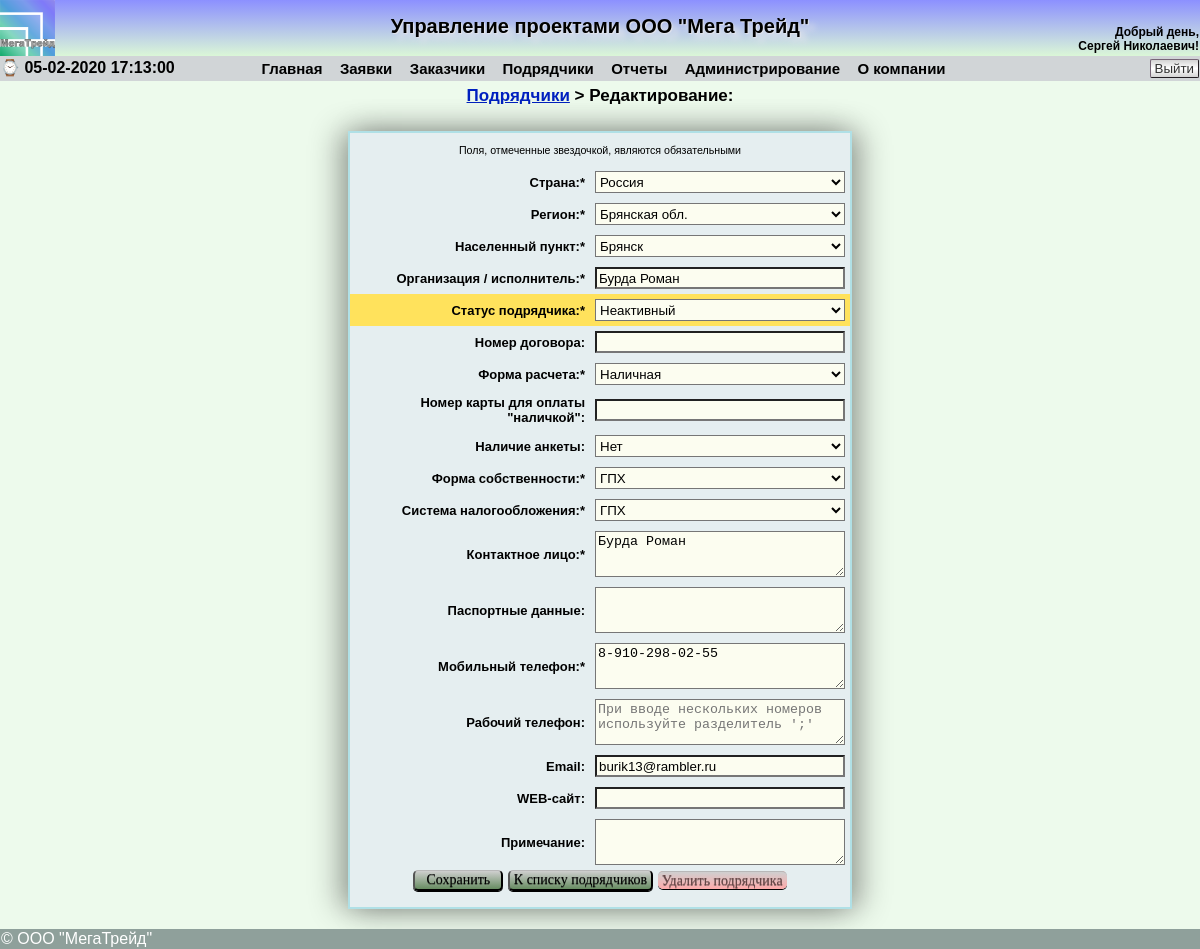
Before: /editcontr.php?edit=24 (signed in) with the older database file.
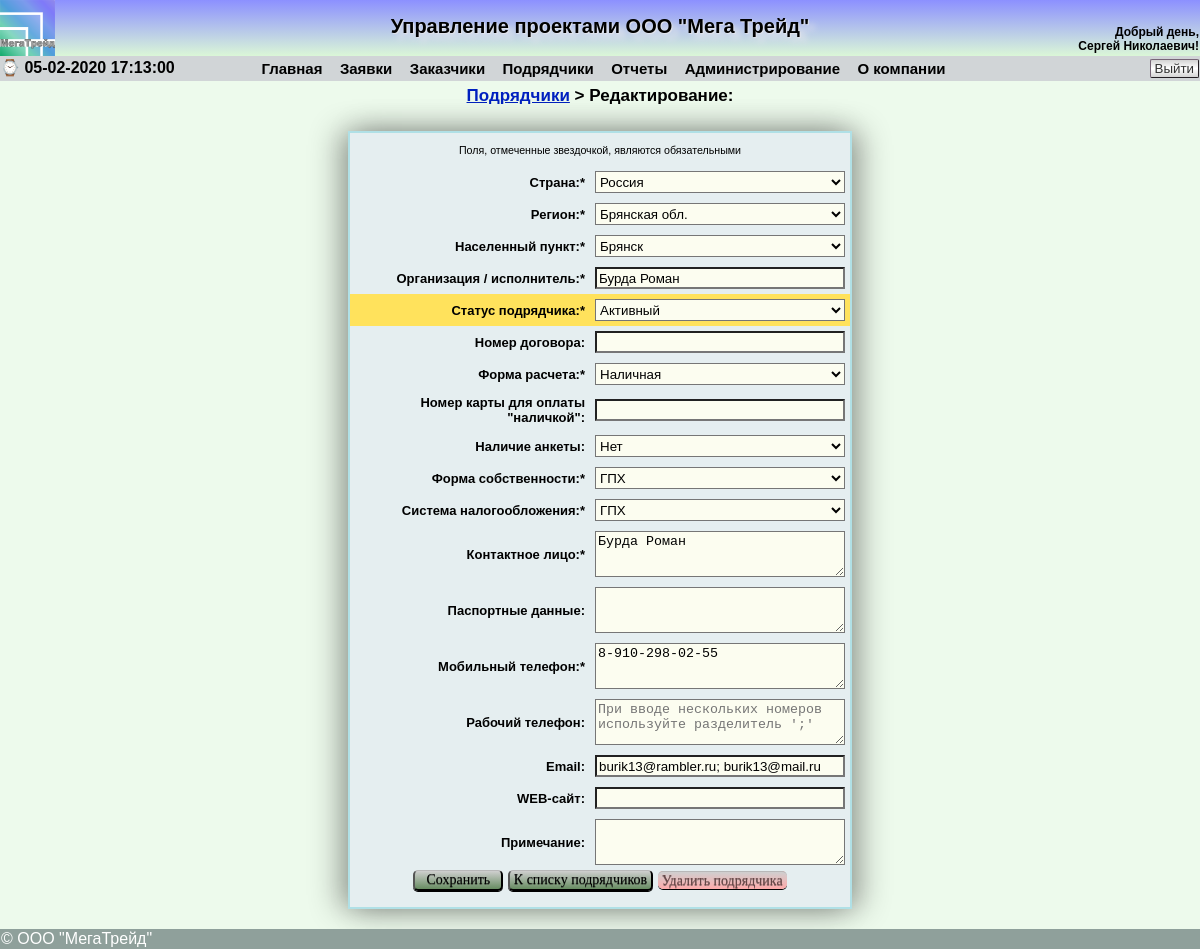
After: the same page with the newer database file.
### tables this page shows
CREATE TABLE `contractor` (
  `id_contractor` int(11) NOT NULL AUTO_INCREMENT,
  `country_id` int(6) NOT NULL,
  `region_id` int(6) NOT NULL,
  `city_id` int(6) NOT NULL,
  `org_name` varchar(80) NOT NULL,
  `status` tinyint(1) NOT NULL,
  `dogovor` varchar(60) NOT NULL,
  `method_payment` int(1) NOT NULL,
  `card_number` varchar(18) NOT NULL,
  `anketa` varchar(5) NOT NULL,
  `ownership` varchar(6) NOT NULL,
  `system_no` varchar(7) NOT NULL,
  `contact_name` varchar(250) NOT NULL,
  `passport` text NOT NULL,
  `mobile` varchar(200) NOT NULL,
  `phone` varchar(200) NOT NULL,
  `email` varchar(100) NOT NULL,
  `web` varchar(100) NOT NULL,
  `comment` text NOT NULL,
  PRIMARY KEY (`id_contractor`)
);

### func/db.php (called while the page is built, shortened)
<?php
function Get_Geo($connection, $id, $geo_table, $geo_row)
{
	$get_geo = "SELECT * FROM $geo_table WHERE $geo_row='$id'";
    $result = $connection->query ($get_geo);
    if ($result)
    {
        $rows = $result->fetch_array (MYSQLI_ASSOC);
    }
    if ($rows) return $rows;
    else return 0;
}
function Edit_Contr($connection, $var)
{
    $search = "SELECT * FROM contractor WHERE id_contractor = '$var'";
    $result = $connection->query ($search);
    if ($result)
    {
        $rows = $result->fetch_array (MYSQLI_ASSOC);
    }
    if ($rows) return $rows;
    else return 0;
}
?>

### func/arrays.php (called while the page is built, shortened)
<?php
$anketaedit = array(NULL, "Есть", "Нет");
$statusedit = array("Неактивный", "Активный", "Любой");
$ownershipedit = array(NULL, "ГПХ","ИП","ООО");
$systemnoedit = array(NULL, "Без НДС","ГПХ","C НДС");
$methodpaymentedit = array(NULL, "Наличная", "Безналичная");
?>

### editcontr.php (the view, shortened to what the changed rows need)
<?php
require '/connection/config.php';
if(isset($_SESSION['userlevel']) AND  $_SESSION['userlevel']<=3)
{
require_once 'blocks/header.php';
require '/func/arrays.php';
if(isset($_GET['edit']))
{
	$data = trim(filter_input(INPUT_GET, 'edit', FILTER_SANITIZE_FULL_SPECIAL_CHARS));
	$contractors = Edit_Contr($link, $data);
	$city_id_edit = $contractors['city_id'];
	$org_name_edit = html_entity_decode($contractors['org_name'], ENT_QUOTES);
	$status_edit = $contractors['status'];
	$dogovor_edit = html_entity_decode($contractors['dogovor'], ENT_QUOTES);
	$card_number_edit = html_entity_decode($contractors['card_number'], ENT_QUOTES);
	$anketa_edit = $contractors['anketa'];
	$contact_name_edit = html_entity_decode($contractors['contact_name'], ENT_QUOTES);
	$passport_edit = html_entity_decode($contractors['passport'], ENT_QUOTES);
	$methodpayment_edit = $contractors['method_payment'];
	$ownership_edit = $contractors['ownership'];
	$system_no_edit = $contractors['system_no'];
	$mobile_edit = html_entity_decode($contractors['mobile'], ENT_QUOTES);
	$phone_edit = html_entity_decode($contractors['phone'], ENT_QUOTES);
	$email_edit = html_entity_decode($contractors['email'], ENT_QUOTES);
	$web_edit = html_entity_decode($contractors['web'], ENT_QUOTES);
	$comment_edit = html_entity_decode($contractors['comment'], ENT_QUOTES);
	$cityname = Get_Geo($link, $city_id_edit, 'city', 'city_id');
	$regionname = Get_Geo($link, $cityname['region_id'], 'region', 'region_id');
	$countryname = Get_Geo($link, $regionname['country_id'], 'country', 'country_id');
}
?>
<!DOCTYPE html>
<html lang="ru">
<head>
	<link rel="stylesheet" href="css/index.css">
</head>
<body>
	<div class="showany">
	<div class="breadcrumbs"><a href='/showcontractor.php'>Подрядчики</a> > Редактирование:</div>
	<div class="contr_registr">
		<form action = "/editcontr.php?edit=<?= $_SESSION['id_edit'];?>" method = "POST">
		<p style = "font-size: 8pt">Поля, отмеченные звездочкой, являются обязательными</p>
			<table>
				<tr>
					<td class="rowt">Страна:*</td>
					<td>
					<select name="country_id" id="country_id" class="StyleSelectBox" title="Текущее значение: <?=$countryname['name'];?>">
						<option value="3159" selected>Россия</option>
					</select>
					</td>
				</tr>
				<tr>
					<td class="rowt">Регион:*</td>
					<td>
						<select name="region_id" id="region_id" class="StyleSelectBox" title="Текущее значение: <?=$regionname['name'];?>">
							<option value="<?=$regionname['region_id'];?>" selected><?=$regionname['name'];?></option>
						</select>
					</td>
				</tr>
				<tr>
					<td class="rowt">Населенный пункт:*</td>
					<td>
						<select name="city_id" id="city_id" class="StyleSelectBox" title="Текущее значение: <?=$cityname['name'];?>">
							<option value="<?=$city_id_edit?>" selected><?=$cityname['name'];?></option>
						</select>
					</td>
				</tr>
				<tr>
					<td class="rowt">Организация / исполнитель:*</td>
					<td><input class="StyleSelectBox" name="org_name" required maxlength="80" type="text" value='<?= $org_name_edit ?>'/></td>
				</tr>
				<tr class="status">
					<td class="rowt">Статус подрядчика:*</td>
					<td>
						<select name="status" class="StyleSelectBox">
						<?php for($i = 0; $i < 2; $i++) { ?>
							<option  value="<?= $i ?>" <?= ($i == $status_edit) ? 'selected' : ''?>><?= $statusedit[$i] ?></option>
						<?php } ?>
						</select>
					</td>
				</tr>
				<tr>
					<td class="rowt">Номер договора:</td>
					<td><input class="StyleSelectBox" name="dogovor" maxlength="60" type="text" value="<?=$dogovor_edit?>"/></td>
				</tr>
				<tr>
					<td class="rowt">Форма расчета:*</td>
					<td>
						<select name="method_payment" class="StyleSelectBox">
							<?php for($i = 1; $i < 3; $i++) { ?>
							<option  value="<?= $i ?>" <?= ($i == $methodpayment_edit) ? 'selected' : ''?>><?= $methodpaymentedit[$i] ?></option>
							<?php } ?>
						</select>
					</td>
				</tr>
				<tr>
					<td class="rowt">Номер карты для оплаты "наличкой":</td>
					<td><input class="StyleSelectBox" name="card_number" type="text" maxlength="18" pattern="[0-9]{16,18}" title="Это поле должно содержать не более 18 цифр" value="<?=$card_number_edit?>"/></td>
				</tr>
				<tr>
					<td class="rowt">Наличие анкеты:</td>
					<td>
						<select name="anketa" class="StyleSelectBox">
						<?php for($i = 1; $i < 3; $i++) { ?>
							<option  value="<?= $anketaedit[$i] ?>" <?= ($anketaedit[$i] == $anketa_edit) ? 'selected' : ''?>><?= $anketaedit[$i] ?></option>
						<?php } ?>
						</select>
					</td>
				</tr>
				<tr>
					<td class="rowt">Форма собственности:*</td>
					<td>
						<select name="ownership" class="StyleSelectBox">
						<?php for($i = 1; $i < 4; $i++) { ?>
							<option  value="<?= $ownershipedit[$i] ?>" <?= ($ownershipedit[$i] == $ownership_edit) ? 'selected' : ''?>><?= $ownershipedit[$i] ?></option>
						<?php } ?>
						</select>
					</td>
				</tr>
				<tr>
					<td class="rowt">Система налогообложения:*</td>
					<td>
						<select name="system_no" class="StyleSelectBox">
						<?php for($i = 1; $i < 4; $i++) { ?>
							<option  value="<?= $systemnoedit[$i] ?>" <?= ($systemnoedit[$i] == $system_no_edit) ? 'selected' : ''?>><?= $systemnoedit[$i] ?></option>
						<?php } ?>
						</select>
					</td>
				</tr>
				<tr>
					<td class="rowt">Контактное лицо:*</td><td><textarea class="reg_textarea" name="contact_name"  required maxlength="250" placeholder = "При вводе нескольких имен (ФИО) используйте разделитель ';'" title="При вводе нескольких имен (ФИО) используйте разделитель ';'"><?=$contact_name_edit?></textarea></td>
				</tr>
				<tr>
					<td class="rowt">Паспортные данные:</td><td><textarea class="reg_textarea" name="passport" maxlength="400" ><?=$passport_edit?></textarea></td>
				</tr>
				<tr>
					<td class="rowt">Мобильный телефон:*</td>
					<td>
					<textarea class="reg_textarea" name="mobile"  maxlength="200" required placeholder = "При вводе нескольких мобильных номеров используйте разделитель ';'" title="При вводе нескольких мобильных номеров используйте разделитель ';'"><?=$mobile_edit?></textarea>
					</td>
				</tr>
				<tr>
					<td class="rowt">Рабочий телефон:</td>
					<td>
					<textarea class="reg_textarea" name="phone" maxlength="200" placeholder = "При вводе нескольких номеров используйте разделитель ';'" title="При вводе нескольких номеров используйте разделитель ';'"><?=$phone_edit?></textarea>
					</td>
				</tr>
				<tr>
					<td class="rowt">Email:</td>
					<td>
					<input class="StyleSelectBox" name="email" maxlength="100" title = "При вводе нескольких адресов используйте разделитель ';'" type="text" value="<?php echo @$email_edit;?>"/>
					</td>
				</tr>
				<tr>
					<td class="rowt">WEB-сайт:</td>
					<td>
					<input class="StyleSelectBox" name="web" maxlength="100" type="text" value='<?php echo @$web_edit;?>'/>
					</td>
				</tr>
				<tr>
					<td class="rowt">Примечание:</td>
					<td>
					<textarea class="reg_textarea" name="comment" maxlength="400" title = "Максимальное количество символов 400" ><?=$comment_edit?></textarea>
					</td>
				</tr>
			</table>
			<input class="button" value="Сохранить" type="submit" name="do_editcontr"/>
			<input class="button" value="К списку подрядчиков" type="button" onclick="location.href='showcontractor.php'"/>
			<?php if(isset($_SESSION['userlevel']) AND  $_SESSION['userlevel']<3) { ?>
			<a href="#delete_contr" class="button-delete">Удалить подрядчика</a>
			<?php }?>
		</form>
	</div>
<div id="footer">&copy; ООО "МегаТрейд"</div>
	</div>
</body>
</html>
<?php
	}
	else
	{
		header('Location: /');
}
?>

Changed rows visible on the page:
changed contractor "Бурда Роман": status "Неактивный" → "Активный"; email "burik13@rambler.ru" → "burik13@rambler.ru; burik13@mail.ru"
